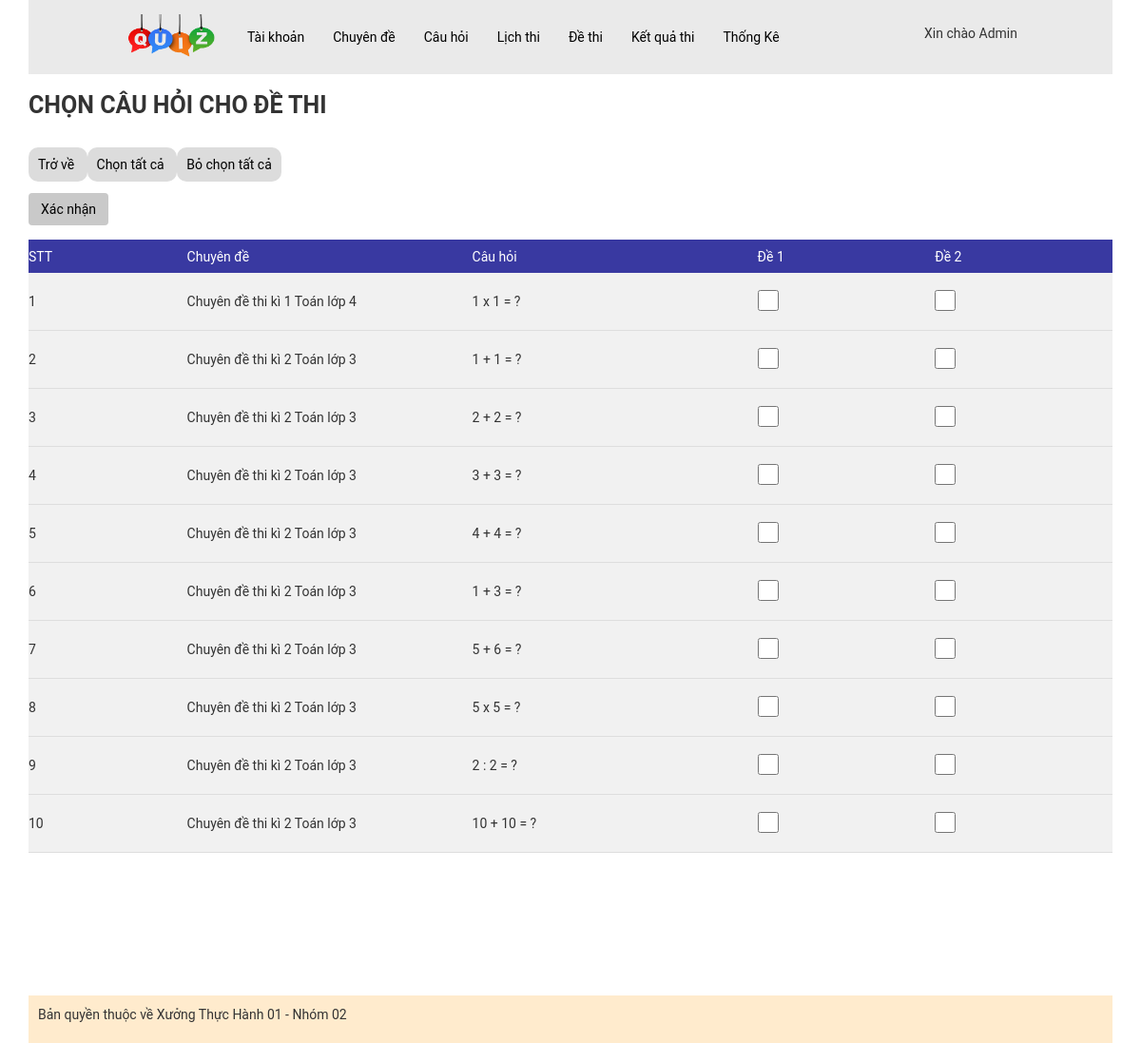
The app's page /admin/index.php?act=chon_cauhoi&idlt=1 (signed in) with its own data.
### tables this page shows
CREATE TABLE `cauhoi` (
  `id_ch` int(11) NOT NULL,
  `content` varchar(1000) NOT NULL COMMENT 'Nội dung câu hỏi (Đề bài)',
  `image` varchar(50) DEFAULT NULL,
  `id_cd` int(11) NOT NULL
);

CREATE TABLE `chuyende` (
  `id_cd` int(11) NOT NULL,
  `name` varchar(255) NOT NULL COMMENT 'Tên chuyên đề'
);

### model/pdo.php (called while the page is built, shortened)
<?php
function pdo_get_connection(){
    $servername = "localhost";
    $username = "root";
    $password = "";
    try {
        $conn = new PDO("mysql:host=$servername;dbname=xuongth01_02", $username, $password);
        $conn->setAttribute(PDO::ATTR_ERRMODE, PDO::ERRMODE_EXCEPTION);
        return $conn;
    } catch(PDOException $e) {
        echo "Connection failed: " . $e->getMessage();
    }
}
function pdo_query($sql){
    $sql_args=array_slice(func_get_args(),1);
    try{
        $conn=pdo_get_connection();
        $stmt=$conn->prepare($sql);
        $stmt->execute($sql_args);
        $rows=$stmt->fetchAll();
        return $rows;
    }
    catch(PDOException $e){
        throw $e;
    }
    finally{
        unset($conn);
    }
}
function pdo_query_one($sql){
    $sql_args=array_slice(func_get_args(),1);
    try{
        $conn=pdo_get_connection();
        $stmt=$conn->prepare($sql);
        $stmt->execute($sql_args);
        $row=$stmt->fetch(PDO::FETCH_ASSOC);
        return $row;
    }
    catch(PDOException $e){
        throw $e;
    }
    finally{
        unset($conn);
    }
}
?>

### model/lichthi.php (called while the page is built, shortened)
<?php
function getold_lichthi($id)
{
    $sql = "select * from lichthi where id = $id";
    $result = pdo_query_one($sql);
    return $result;
}

### model/cauhoi.php (called while the page is built, shortened)
<?php
function loadall_cauhoi()
{
    $sql = "SELECT cauhoi.*,
            chuyende.name AS ten_cd
    from cauhoi
    JOIN chuyende ON cauhoi.id_cd = chuyende.id_cd
     order by id_cd desc";
    $listcauhoi = pdo_query($sql);
    return $listcauhoi;
}

### admin/lichthi/chon-cauhoi.php (the view, shortened to what this page needs)
<div class="content-boder-user chon_cauhoi">
    <div class="title-boder-top-user">
        <p>CHỌN CÂU HỎI CHO ĐỀ THI</p>
    </div>
    <br>
    <div class="add-user">
        <a href="?act=dslt">
            Trở về
        </a>
        <a href="">
            Chọn tất cả
        </a>
        <a href="">Bỏ chọn tất cả</a>
    </div><br>
    <div class="main-user">
        <table>
            <form method="post" action="?act=chon_cauhoi">
                <thead>
                    <tr>
                        <td>STT</td>
                        <td class='chuyen_de'>Chuyên đề</td>
                        <td class='cau_hoi'>Câu hỏi</td>
                        <?php for($i = 1; $i <= $olddata['so_de_thi']; $i++): ?>
                            <td>Đề <?=$i ?> </td>
                        <?php endfor; ?>
                    </tr>
                </thead>
                <tbody>
                    <?php foreach ($listcauhoi as $key => $value) : extract($value) ?>
                        <tr>
                            <td><?= $key + 1 ?></td>
                            <td><?= $ten_cd ?></td>
                            <td><?= $content ?></td>
                            <?php for($i = 1; $i <= $olddata['so_de_thi']; $i++): ?>
                                <td><input type="checkbox" name="selected_ch_de<?= $i ?>[]" value="<?= $id_ch ?>"></td>
                            <?php endfor; ?>
                        </tr>
                    <?php endforeach; ?>
                </tbody>
                <button type="submit" class="btn" name="btnSubmit">Xác nhận</button>
            </form>
        </table>
    </div>
</div>

### assets/css/style_admin.css (style rules this page uses)
* { padding: 0px; margin: 0px; font-family: roboto; }
.content-boder-user .title-boder-top-user p { padding: 15px 0px; margin: 0px; font-size: 25px; font-weight: bolder; }
.content-boder-user .main-user table { width: 100%; margin-top: 15px; background: rgba(235, 235, 235, 0.68); border-collapse: collapse; }
.content-boder-user .main-user table a, .add-user a { background: rgb(220 220 220); padding: 10px; color: black; text-decoration: none; border-radius: 10px; }
.content-boder-user .main-user table thead tr td { background: #3939a1; color: white; padding: 0; margin: 0; height: 35px; }
.content-boder-user .main-user table tbody tr td { line-height: 50px; border-bottom: 1px solid rgb(222, 222, 222); }
.btn { background-color: #c9c9c9; padding: 10px; color: black; }
.chon_cauhoi table .cau_hoi { width: 300px; }
.chon_cauhoi table .chuyen_de { width: 300px; }
.chon_cauhoi table input[type="checkbox"] { width: 22px; height: 22px; margin-top: 18px; }

### records on screen
cauhoi: id_cd.name "Chuyên đề thi kì 1 Toán lớp 4", content "1 x 1 = ?"
cauhoi: id_cd.name "Chuyên đề thi kì 2 Toán lớp 3", content "1 + 1 = ?"
cauhoi: id_cd.name "Chuyên đề thi kì 2 Toán lớp 3", content "2 + 2 = ?"
cauhoi: id_cd.name "Chuyên đề thi kì 2 Toán lớp 3", content "3 + 3 = ?"
cauhoi: id_cd.name "Chuyên đề thi kì 2 Toán lớp 3", content "4 + 4 = ?"
cauhoi: id_cd.name "Chuyên đề thi kì 2 Toán lớp 3", content "1 + 3 = ?"
cauhoi: id_cd.name "Chuyên đề thi kì 2 Toán lớp 3", content "5 + 6 = ?"
cauhoi: id_cd.name "Chuyên đề thi kì 2 Toán lớp 3", content "5 x 5 = ?"
cauhoi: id_cd.name "Chuyên đề thi kì 2 Toán lớp 3", content "2 : 2 = ?"
cauhoi: id_cd.name "Chuyên đề thi kì 2 Toán lớp 3", content "10 + 10 = ?"

### other values on screen
$_SESSION['user']['fullname'] "Admin"
